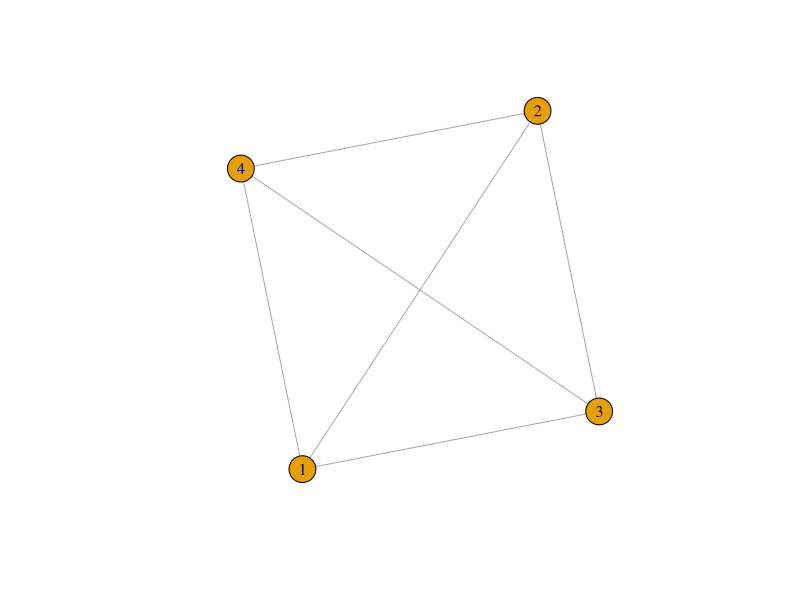
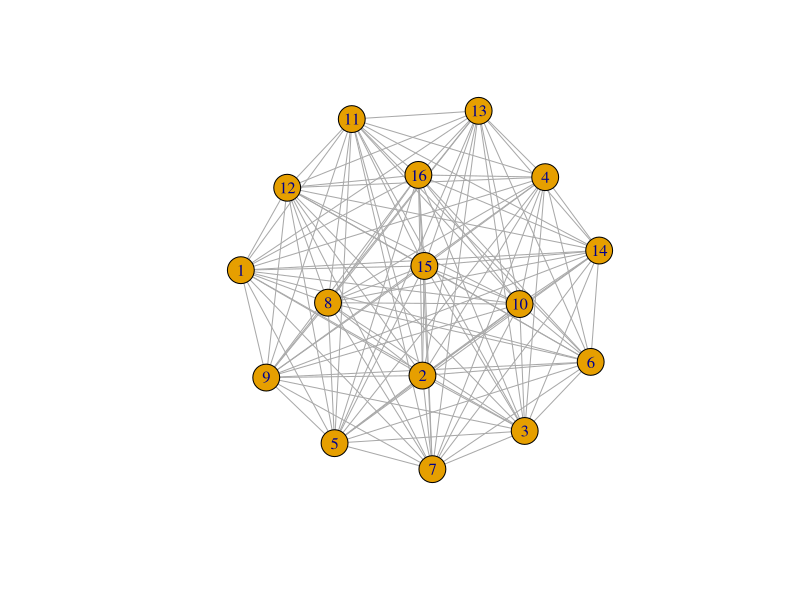
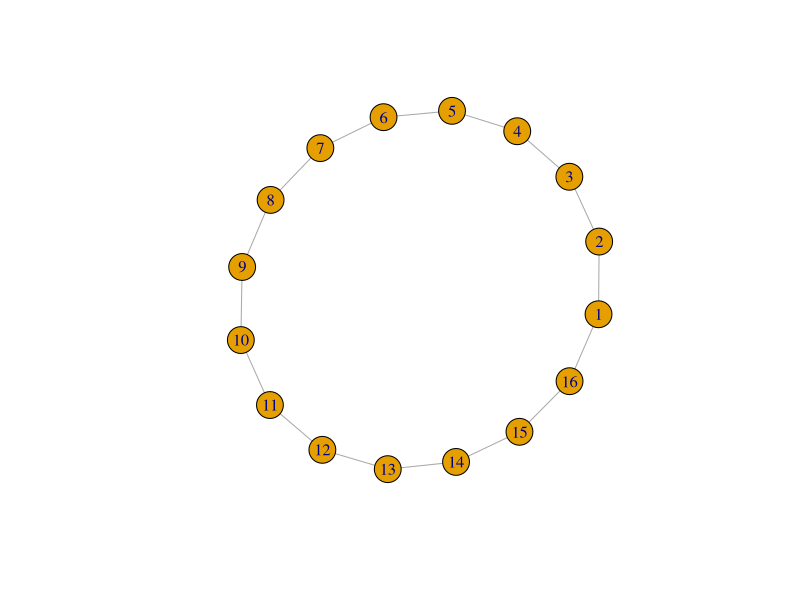
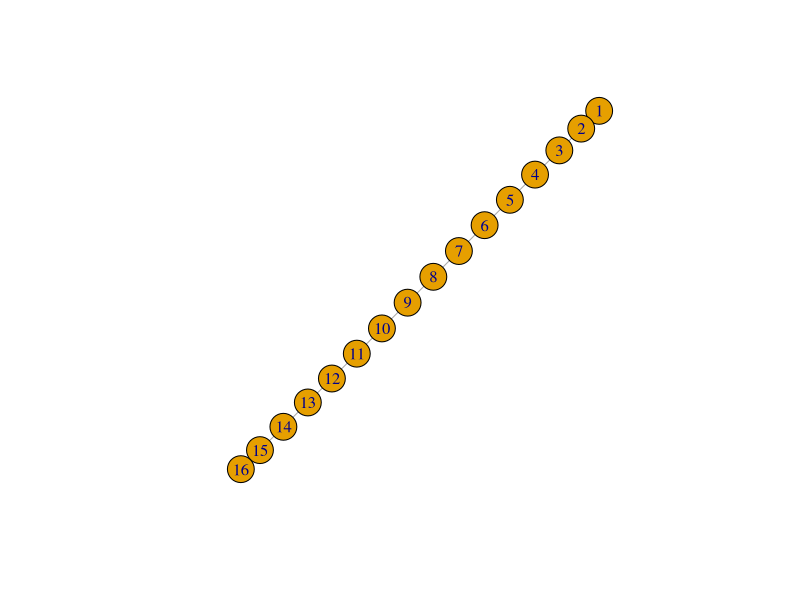
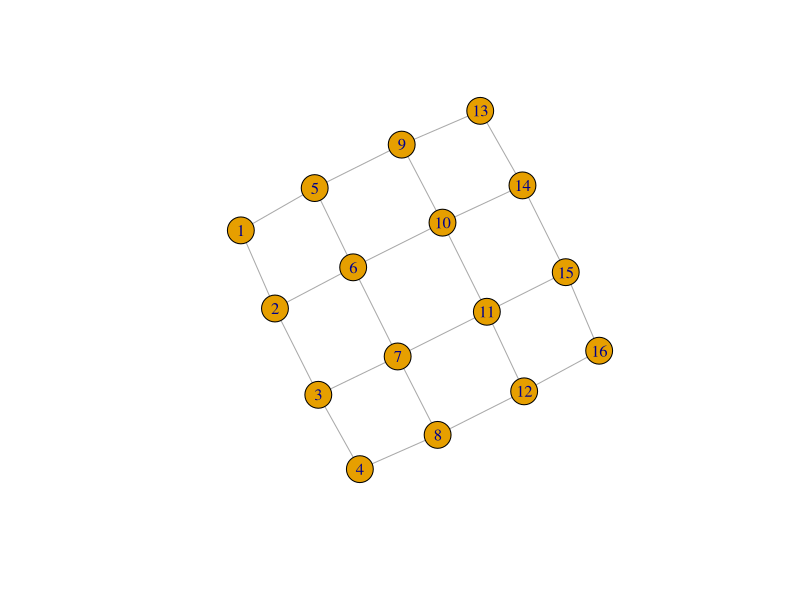
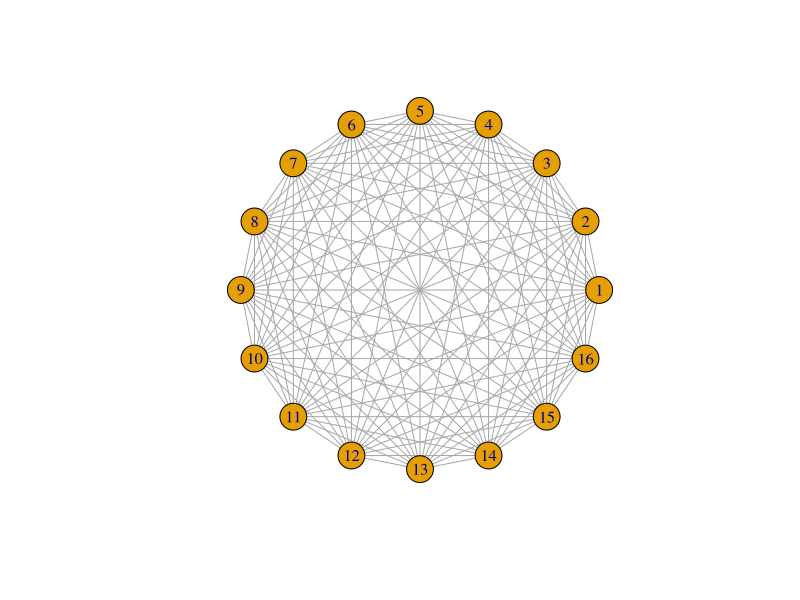
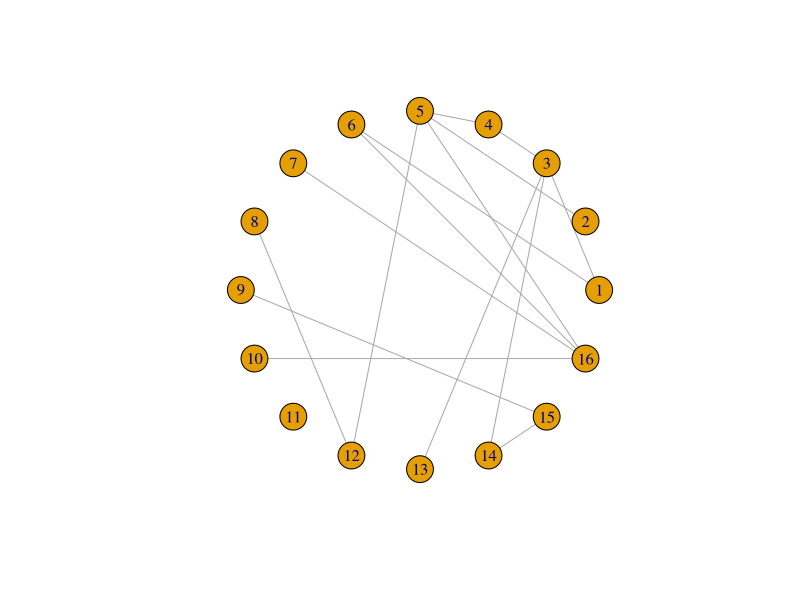
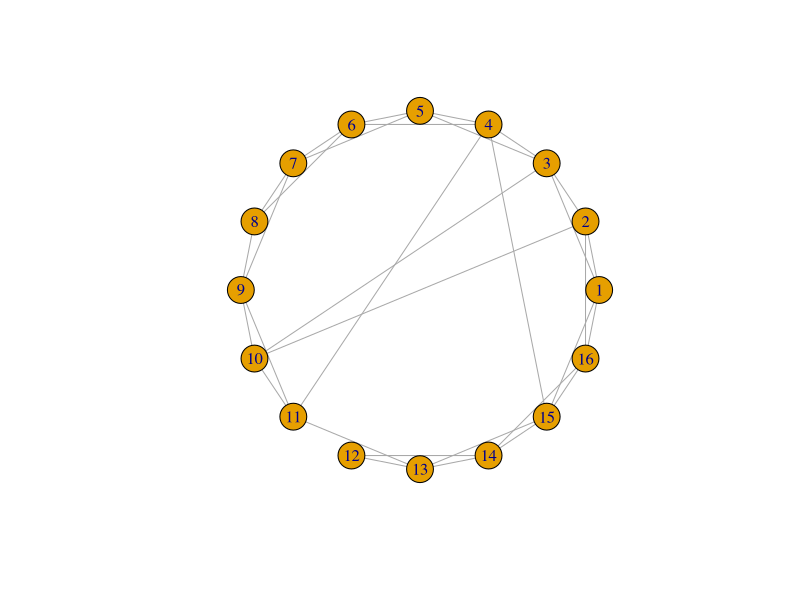

Write the R code that produced these figures, in order.
## ---- chunk 1
library(igraph) # For network functionality
library(data.table)
library(ggplot2)
## ---- chunk 2
# Complete graph with 4 nodes
gr <- make_full_graph(4)
print(gr)
plot(gr)
## ---- chunk 3
gr <- make_full_graph(16)
plot(gr)
gr <- make_ring(16)
plot(gr)
gr <- make_ring(16, circular = FALSE)
plot(gr)
gr <- make_lattice(c(4, 4))
plot(gr)
## ---- chunk 4
plot(make_full_graph(16), layout = layout_in_circle)
plot(sample_gnp(16, 0.2), layout = layout_in_circle)
## ---- chunk 5
plot(sample_smallworld(1, 16, 2, 0.1), layout = layout_in_circle)
## ---- chunk 6
plot(sample_pa(16, directed = FALSE))
## ---- chunk 7
network <- make_lattice(c(5, 5))
print(network)
plot(network)
## ---- chunk 8
vcount(network)
ecount(network)
degree(network)
## ---- chunk 9
network$layout <- layout_on_grid(network)
print(network)
plot(network)
## ---- chunk 10
V(network)$color <- "azure"
E(network)$color <- "pink"
plot(network) # lovely
## ---- chunk 11
V(network)[[]]
E(network)[[]]
## ---- chunk 12
network
## ---- chunk 13
V(network)[12]$color <- "orange"
plot(network)

V(network)[color == "orange"]$color <- "pink"
plot(network)
## ---- chunk 14
V(network)[.nei(color == "pink")]$color <- "pink"
plot(network)
## ---- chunk 15
V(network)$label <- NA        # text label for the vertices (set to NA for no labels)
V(network)$size <- 5          # size of vertex markers
V(network)$shape <- "square"  # shape of markers
plot(network)
# See ?igraph.plotting for more.
## ---- chunk 16
network <- make_lattice(c(5, 5))
## ---- chunk 17
V(network)$state <- "S"
V(network)[1]$state <- "I"

# Pick plotting colours
colours <- c(S = "lightblue", I = "red", R = "pink")

# Print and loop through time steps
t_max <- 10
for (t in 1:t_max)
{
	# Plot network
	plot(network, 
		vertex.color = colours[V(network)$state], 
		layout = layout_on_grid,
		main = paste("t = ", t))
	
	# Pause so we can see animation
	Sys.sleep(1.0)
	
	# Find "infector" vertices
	infectors <- V(network)[state == "I"]
	
	# Infect susceptible neighbours of infectors
	V(network)[.nei(infectors) & state == "S"]$state <- "I"
	
	# Recover infectors
	V(network)[infectors]$state <- "R"
}
## ---- chunk 18
library(igraph)
library(data.table)
library(ggplot2)
## ---- chunk 19
create_network <- function(n, d, layout = layout_nicely)
{
	# Create the network by preferential attachment, 
	# passing on the parameters n and power
	network <- sample_pa(n, d, directed = FALSE)

    # Add the "state" attribute to the vertices of 
	#the network, which can be "S", "I", "R", or "V". 
	# Start out everyone as susceptible ...
    V(network)$state <- "S"
    
    # ... except make 5 random individuals infectious.
    V(network)$state[sample(vcount(network), 5, prob = degree(network))] <- "I"

    # Reorder vertices so they go in order from least to most connected. This
    # is to help with degree-targeted vaccination, and also to make the 
    # most connected vertices plot on top so they don't get hidden. 
	network <- permute(network, rank(degree(network), ties.method = "first"))
    # Set the network layout so it doesn't change every time it's plotted.
    network$layout <- layout(network)
    
    return (network)
}

## See how the parameter d to create_network changes the network structure
net <- create_network(40, 0)
plot(net)

net <- create_network(40, 1)
plot(net)

net <- create_network(40, 2)
plot(net)
## ---- chunk 20
plot_degree <- function(network)
{
	# Set up palette
	colors <- hcl.colors(5, "Zissou 1")
	
	# Classify nodes by degree
	deg <- cut(degree(network), 
		breaks = c(1, 2, 5, 10, 20, Inf),
		labels = c("1", "2-4", "5-9", "10-19", "20+"),
		include.lowest = TRUE, right = FALSE)

	# Plot network
	plot(network, 
		vertex.color = colors[deg],
		vertex.label = NA,
		vertex.size = 4)
	legend("topright", levels(deg), fill = colors, title = "Degree")
}

## Look at the degree distribution plotted for different values of d
net <- create_network(500, 1)
plot_degree(net)

net <- create_network(500, 1.5)
plot_degree(net)

net <- create_network(500, 2)
plot_degree(net)
## ---- chunk 21
plot_state <- function(network)
{
	# Set up palette
	colors <- c(S = "lightblue", I = "red", R = "darkblue", V = "white")
	
	# Plot network
	plot(network, 
		vertex.color = colors[V(network)$state], 
		vertex.label = NA,
		vertex.size = 4)
	legend("topright", names(colors), fill = colors, title = "State")
}

## Test the plot_state function
net <- create_network(500, 1)
plot_state(net)
## ---- chunk 22
network_step <- function(net, p)
{
    # Identify all susceptible neighbours of infectious individuals, 
    # who are "at risk" of infection
    at_risk <- V(net)[state == "S" & .nei(state == "I")]
    
    # Use the transmission probability to select who gets exposed from
    # among those at risk
    exposed <- at_risk[runif(length(at_risk)) < p]
    
    # All currently infectious individuals will recover
    V(net)[state == "I"]$state <- "R"
    
    # All exposed individuals become infectious
    V(net)[exposed]$state <- "I"

    return (net)
}

net <- create_network(500, 1)
net <- network_step(net, p = 0.8)
plot_state(net)
## ---- chunk 23
run_model <- function(net, t_max, p, animate = FALSE)
{
	# Plot network degree
    if (animate) {
    	plot_degree(net)
    	mtext("Network created")
    	Sys.sleep(2.0)
    }

	# Set up results
    dt <- list()

    # Iterate over each time step
    for (t in 0:t_max)
    {
    	# Store results
        dt[[length(dt) + 1]] <- data.table(
    		S = sum(V(net)$state == "S"),
    		I = sum(V(net)$state == "I"),
    		R = sum(V(net)$state == "R"),
    		V = sum(V(net)$state == "V")
    	)

        # Plot current state
        if (animate) {
        	Sys.sleep(0.5)
        	plot_state(net)
        	mtext(paste0("t = ", t))
        }
        
        # Stop early if no infectious individuals are left
        if (!any(V(net)$state == "I")) {
        	break;
        }

        # Run one step of the network model
        net <- network_step(net, p)
    }
    
    # Return results, including empirical calculation of Rt
    results <- rbindlist(dt, idcol = "t")
    results$Rt <- results$I / shift(results$I, 1) # new infections per new infection last time step
    return (results)
}
## ---- chunk 24
net <- create_network(500, 2)
res <- run_model(net, 100, 0.8, TRUE)
outbreak_size <- head(res$S,1) - tail(res$S,1)
print(outbreak_size)
## ---- chunk 25
vaccinate_network <- function(network, v, k)
{
	# Count total population (n) and number to vaccinate (nv)
	n <- vcount(network)
	nv <- rbinom(1, n, v)

	# If k > 0, vaccinate the nv most-connected individuals; if k <= 0, 
	# vaccinate the nv least-connected individuals.
	if (k > 0) {
		target <- (n - nv + 1):n
	} else {
		target <- 1:nv
	}
	V(network)[target]$state <- "V"
	
	# Now randomly shuffle the state of a fraction 1 - abs(k) of individuals.
	shuffle <- which(rbinom(n, 1, 1 - abs(k)) == 1)
	V(network)[shuffle]$state <- sample(V(network)[shuffle]$state)

	return (network)
}
## ---- chunk 26
run_scenario <- function(params, nsim, nanim = 1)
{
	results <- list()
	
	for (sim in 1:nsim)
	{
		net <- create_network(params$n, params$d)
		net <- vaccinate_network(net, params$v, params$k)

		results[[sim]] <- run_model(net, params$t_max, params$p, animate = sim <= nanim)
		
		cat(".")
	}
	cat("\n");
	
	results <- rbindlist(results, idcol = "run")
	return (results)
}
## ---- chunk 27
params <- list(
	n = 500,
	d = 0,
	p = 0.8,
	v = 0.3,
	k = -0.5,
	t_max = 100
)

# Do a test run!
x <- run_scenario(params, nsim = 50)
ggplot(x) +
	geom_line(aes(x = t, y = R, group = run))
